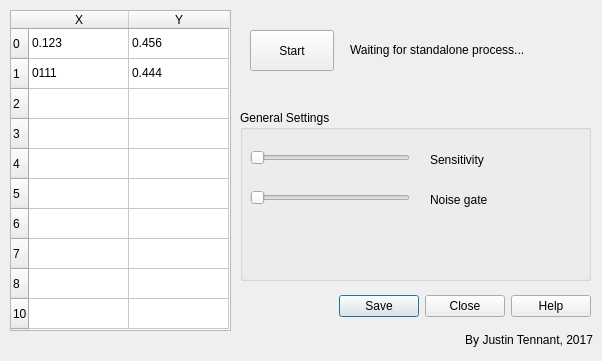
<?xml version="1.0" encoding="UTF-8"?>
<ui version="4.0">
 <author>Justin Tennant</author>
 <class>Stringless</class>
 <widget class="QDialog" name="Stringless">
  <property name="geometry">
   <rect>
    <x>0</x>
    <y>0</y>
    <width>602</width>
    <height>361</height>
   </rect>
  </property>
  <property name="windowTitle">
   <string>Stringless</string>
  </property>
  <widget class="QDialogButtonBox" name="buttonBox">
   <property name="geometry">
    <rect>
     <x>240</x>
     <y>290</y>
     <width>351</width>
     <height>32</height>
    </rect>
   </property>
   <property name="orientation">
    <enum>Qt::Horizontal</enum>
   </property>
   <property name="standardButtons">
    <set>QDialogButtonBox::Close|QDialogButtonBox::Help|QDialogButtonBox::Save</set>
   </property>
  </widget>
  <widget class="QTableWidget" name="tableWidget">
   <property name="geometry">
    <rect>
     <x>10</x>
     <y>10</y>
     <width>221</width>
     <height>321</height>
    </rect>
   </property>
   <property name="horizontalScrollBarPolicy">
    <enum>Qt::ScrollBarAlwaysOff</enum>
   </property>
   <row>
    <property name="text">
     <string>0</string>
    </property>
   </row>
   <row>
    <property name="text">
     <string>1</string>
    </property>
   </row>
   <row>
    <property name="text">
     <string>2</string>
    </property>
   </row>
   <row>
    <property name="text">
     <string>3</string>
    </property>
   </row>
   <row>
    <property name="text">
     <string>4</string>
    </property>
   </row>
   <row>
    <property name="text">
     <string>5</string>
    </property>
   </row>
   <row>
    <property name="text">
     <string>6</string>
    </property>
   </row>
   <row>
    <property name="text">
     <string>7</string>
    </property>
   </row>
   <row>
    <property name="text">
     <string>8</string>
    </property>
   </row>
   <row>
    <property name="text">
     <string>10</string>
    </property>
   </row>
   <column>
    <property name="text">
     <string>X</string>
    </property>
   </column>
   <column>
    <property name="text">
     <string>Y</string>
    </property>
   </column>
   <item row="0" column="0">
    <property name="text">
     <string>0.123</string>
    </property>
   </item>
   <item row="0" column="1">
    <property name="text">
     <string>0.456</string>
    </property>
   </item>
   <item row="1" column="0">
    <property name="text">
     <string>0111</string>
    </property>
   </item>
   <item row="1" column="1">
    <property name="text">
     <string>0.444</string>
    </property>
   </item>
  </widget>
  <widget class="QGroupBox" name="groupBox">
   <property name="geometry">
    <rect>
     <x>240</x>
     <y>110</y>
     <width>351</width>
     <height>171</height>
    </rect>
   </property>
   <property name="title">
    <string>General Settings</string>
   </property>
   <widget class="QSlider" name="horizontalSlider">
    <property name="geometry">
     <rect>
      <x>10</x>
      <y>40</y>
      <width>160</width>
      <height>16</height>
     </rect>
    </property>
    <property name="orientation">
     <enum>Qt::Horizontal</enum>
    </property>
   </widget>
   <widget class="QLabel" name="label_2">
    <property name="geometry">
     <rect>
      <x>190</x>
      <y>40</y>
      <width>101</width>
      <height>20</height>
     </rect>
    </property>
    <property name="text">
     <string>Sensitivity</string>
    </property>
   </widget>
   <widget class="QSlider" name="horizontalSlider_2">
    <property name="geometry">
     <rect>
      <x>10</x>
      <y>80</y>
      <width>160</width>
      <height>16</height>
     </rect>
    </property>
    <property name="orientation">
     <enum>Qt::Horizontal</enum>
    </property>
   </widget>
   <widget class="QLabel" name="label_3">
    <property name="geometry">
     <rect>
      <x>190</x>
      <y>80</y>
      <width>101</width>
      <height>20</height>
     </rect>
    </property>
    <property name="text">
     <string>Noise gate</string>
    </property>
   </widget>
  </widget>
  <widget class="QPushButton" name="pushButton">
   <property name="geometry">
    <rect>
     <x>250</x>
     <y>30</y>
     <width>84</width>
     <height>41</height>
    </rect>
   </property>
   <property name="text">
    <string>Start</string>
   </property>
  </widget>
  <widget class="QLabel" name="label">
   <property name="geometry">
    <rect>
     <x>350</x>
     <y>40</y>
     <width>221</width>
     <height>20</height>
    </rect>
   </property>
   <property name="text">
    <string>Waiting for standalone process...</string>
   </property>
  </widget>
  <widget class="QLabel" name="label_4">
   <property name="geometry">
    <rect>
     <x>402</x>
     <y>330</y>
     <width>191</width>
     <height>20</height>
    </rect>
   </property>
   <property name="layoutDirection">
    <enum>Qt::LeftToRight</enum>
   </property>
   <property name="text">
    <string>By Justin Tennant, 2017</string>
   </property>
   <property name="alignment">
    <set>Qt::AlignRight|Qt::AlignTrailing|Qt::AlignVCenter</set>
   </property>
  </widget>
 </widget>
 <resources/>
 <connections>
  <connection>
   <sender>buttonBox</sender>
   <signal>accepted()</signal>
   <receiver>Stringless</receiver>
   <slot>accept()</slot>
   <hints>
    <hint type="sourcelabel">
     <x>248</x>
     <y>254</y>
    </hint>
    <hint type="destinationlabel">
     <x>157</x>
     <y>274</y>
    </hint>
   </hints>
  </connection>
  <connection>
   <sender>buttonBox</sender>
   <signal>rejected()</signal>
   <receiver>Stringless</receiver>
   <slot>reject()</slot>
   <hints>
    <hint type="sourcelabel">
     <x>316</x>
     <y>260</y>
    </hint>
    <hint type="destinationlabel">
     <x>286</x>
     <y>274</y>
    </hint>
   </hints>
  </connection>
 </connections>
 <designerdata>
  <property name="gridDeltaX">
   <number>10</number>
  </property>
  <property name="gridDeltaY">
   <number>10</number>
  </property>
  <property name="gridSnapX">
   <bool>true</bool>
  </property>
  <property name="gridSnapY">
   <bool>true</bool>
  </property>
  <property name="gridVisible">
   <bool>true</bool>
  </property>
 </designerdata>
</ui>
